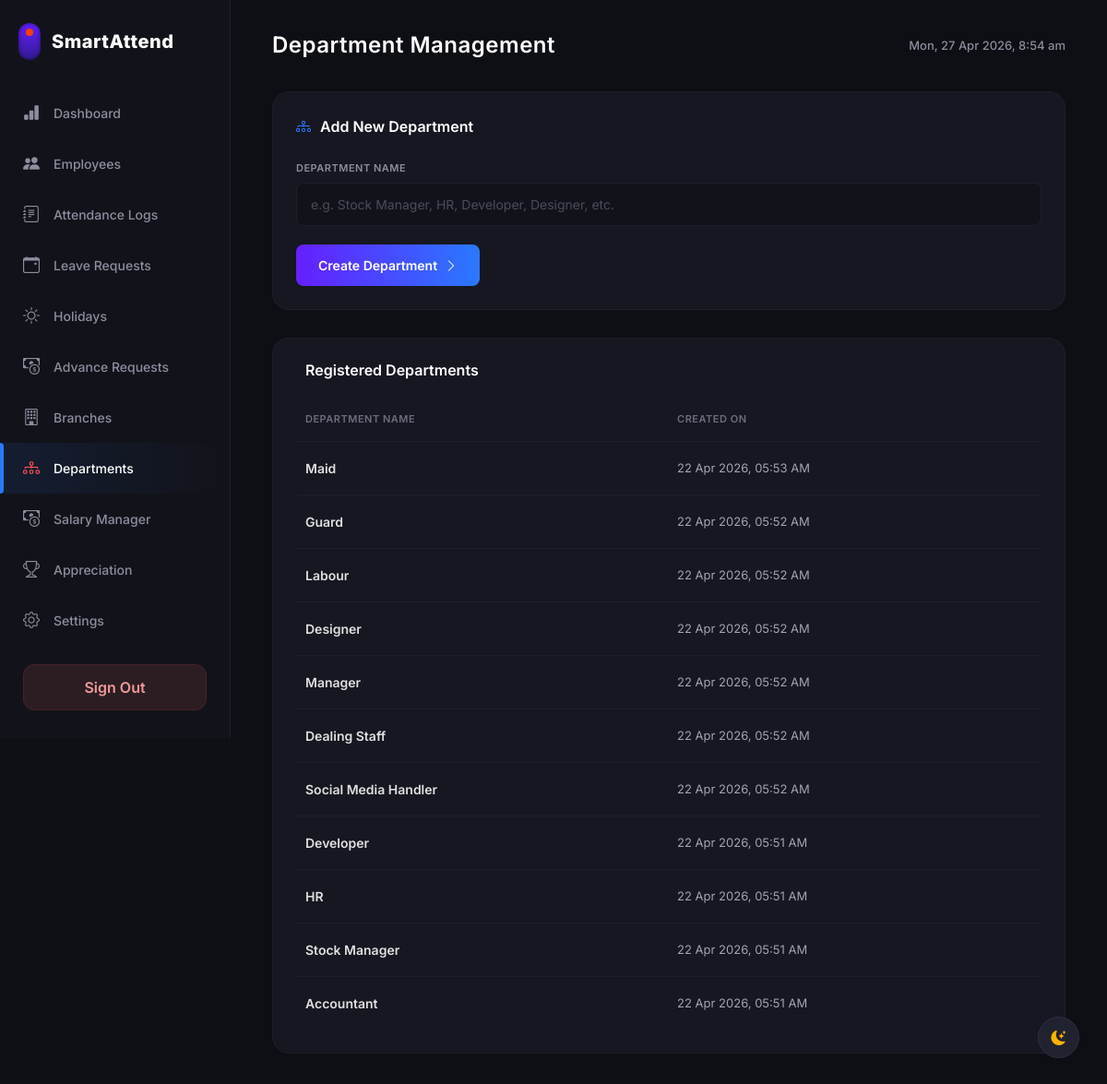
/admin_dashboard.php?page=departments (signed in), run on the app's committed database.
### tables this page shows
CREATE TABLE `departments` (
  `id` int(11) NOT NULL,
  `name` varchar(100) NOT NULL,
  `created_at` timestamp NOT NULL DEFAULT current_timestamp()
);

### admin_dashboard.php (the view, shortened to what the rows shown need)
<?php
require 'db.php';
$page = isset($_GET['page']) ? $_GET['page'] : 'dashboard';
$all_branches_global = [];
$b_res = $conn->query("SELECT id, name FROM branches ORDER BY name ASC");
if($b_res) while($br = $b_res->fetch_assoc()) $all_branches_global[] = $br;
$selected_branch = isset($_GET['branch_filter']) ? (int)$_GET['branch_filter'] : 0;
$branch_query = $selected_branch > 0 ? " AND branch_id = $selected_branch " : "";
$search_term = isset($_GET['search']) ? $conn->real_escape_string($_GET['search']) : '';
$search_query = "";
$users = [];
$res = $conn->query("SELECT * FROM users WHERE role IN ('Employee', 'HR') $branch_query $search_query ORDER BY name ASC");
if($res) {
    while($row = $res->fetch_assoc()) $users[] = $row;
}
$total_employees = count($users);
$attendance_data = [];
$present_today = count($attendance_data);
$late_today = 0;
$departments = [];
if ($page === 'departments') {
    $res = $conn->query("SELECT * FROM departments ORDER BY id DESC");
    if($res){
        while($row = $res->fetch_assoc()){
            $departments[] = $row;
        }
    }
}
$pending_leaves = [];
$res = $conn->query("SELECT lr.*, u.name as emp_name FROM leave_requests lr JOIN users u ON lr.user_id = u.id WHERE lr.status = 'Pending' ORDER BY lr.id DESC");
if($res) while($row = $res->fetch_assoc()) $pending_leaves[] = $row;
$pending_advances = [];
$res = $conn->query("SELECT ar.*, u.name as emp_name FROM advance_requests ar JOIN users u ON ar.user_id = u.id WHERE ar.status = 'Pending' ORDER BY ar.id DESC");
if($res) while($row = $res->fetch_assoc()) $pending_advances[] = $row;
$total_notifications = count($pending_leaves) + count($pending_advances);
?>
<!DOCTYPE html>
<html lang="en">
<head>
    <link href="https://cdn.jsdelivr.net/npm/bootstrap@5.3.2/dist/css/bootstrap.min.css" rel="stylesheet">
    <link rel="stylesheet" href="https://cdn.jsdelivr.net/npm/bootstrap-icons@1.11.1/font/bootstrap-icons.css">
</head>
<body>
    <div class="sidebar" id="mainSidebar">
        <div class="brand">
            <h1 class="brand-text">SmartAttend</h1>
        </div>
    </div>
    <div class="main-content">
        <?php if ($page === 'dashboard'): ?>
        <div class="top-header">
            <h2>Dashboard</h2>
            <div style="display: flex; align-items: center; gap: 20px;">
                <div class="notif-wrapper desktop-notif">
                    <button class="notif-btn" id="notifToggleDesktop">
                        <i class="bi bi-bell"></i>
                        <?php if($total_notifications > 0): ?>
                            <span class="notif-badge"><?= $total_notifications ?></span>
                        <?php endif; ?>
                    </button>
                    <div class="notif-dropdown" id="notifDropdownDesktop">
                        <div class="notif-header">
                            Notifications (<?= $total_notifications ?>)
                        </div>
                        <div class="notif-list">
                            <?php if($total_notifications == 0): ?>
                                <div style="padding: 30px; text-align: center; color: #6c6d7e; font-size: 13px;">No new requests.</div>
                            <?php else: ?>
                                <?php foreach($pending_leaves as $pl): ?>
                                    <a href="?page=leave_requests" class="notif-item">
                                        <div class="notif-icon" style="background: rgba(41, 121, 255, 0.1); color: #2979ff;">
                                            <i class="bi bi-calendar-event"></i>
                                        </div>
                                        <div class="notif-content">
                                            <div class="notif-title">Leave Request from <?= htmlspecialchars($pl['emp_name']) ?></div>
                                            <div class="notif-time"><?= date('d M, h:i A', strtotime($pl['created_at'])) ?></div>
                                        </div>
                                    </a>
                                <?php endforeach; ?>
                                <?php foreach($pending_advances as $pa): ?>
                                    <a href="?page=advance_requests" class="notif-item">
                                        <div class="notif-icon" style="background: rgba(0, 230, 118, 0.1); color: #00e676;">
                                            <i class="bi bi-cash-coin"></i>
                                        </div>
                                        <div class="notif-content">
                                            <div class="notif-title">Advance Request from <?= htmlspecialchars($pa['emp_name']) ?> (₹<?= number_format($pa['amount']) ?>)</div>
                                            <div class="notif-time"><?= date('d M, h:i A', strtotime($pa['created_at'])) ?></div>
                                        </div>
                                    </a>
                                <?php endforeach; ?>
                            <?php endif; ?>
                        </div>
                    </div>
                </div>
                <div class="header-date" id="topClock"></div>
            </div>
        </div>
        <div class="summary-cards">
            <div class="card-summary">
                <div class="card-title-sm">TOTAL EMPLOYEES</div>
                <div class="card-value val-blue"><?= $total_employees ?></div>
                <div class="card-subtext">Registered</div>
            </div>
            <div class="card-summary">
                <div class="card-title-sm">PRESENT TODAY</div>
                <div class="card-value val-green"><?= $present_today ?></div>
                <div class="card-subtext">Checked in</div>
            </div>
            <div class="card-summary">
                <div class="card-title-sm">LATE TODAY</div>
                <div class="card-value val-orange"><?= $late_today ?></div>
                <div class="card-subtext">After 09:30 AM</div>
            </div>
            <div class="card-summary">
                <div class="card-title-sm">TOTAL FINES</div>
                <?php
                $m_start = date('Y-m-01');
                $m_end = date('Y-m-t');
                $f_res = $conn->query("SELECT SUM(salary_deduction) as total FROM attendance WHERE date BETWEEN '$m_start' AND '$m_end'");
                $total_fines = $f_res->fetch_assoc()['total'] ?? 0;
                ?>
                <div class="card-value val-red">₹<?= number_format($total_fines) ?></div>
                <div class="card-subtext">This month (Global)</div>
            </div>
        </div>
        <div class="table-wrapper">
            <div class="table-header-flex">
                <div style="display: flex; align-items: center; gap: 20px;">
                    <h3>Today's Live Attendance</h3>
                    <form method="GET" style="margin: 0; display: flex; align-items: center; gap: 12px;">
                        <input type="hidden" name="page" value="dashboard">
                        <div style="position: relative; display: flex; align-items: center;">
                            <i class="bi bi-search" style="position: absolute; left: 12px; color: #8c8d9e; font-size: 13px;"></i>
                            <input type="text" name="search" value="<?= htmlspecialchars($search_term) ?>" placeholder="Search name, ID, role..."
                                style="background: rgba(255,255,255,0.05); border: 1px solid rgba(255,255,255,0.1); color: #fff; padding: 7px 12px 7px 35px; border-radius: 8px; font-size: 13px; outline: none; width: 220px; transition: border-color 0.2s;">
                        </div>
                        <select name="branch_filter" onchange="this.form.submit()" style="background: rgba(255, 255, 255, 0.6); border: 1px solid rgba(255,255,255,0.1); color: #000; padding: 7px 12px; border-radius: 8px; font-size: 13px; outline: none; cursor: pointer;">
                            <option value="0">All Branches</option>
                            <?php foreach($all_branches_global as $abg): ?>
                                <option value="<?= $abg['id'] ?>" <?= $selected_branch == $abg['id'] ? 'selected' : '' ?>><?= htmlspecialchars($abg['name']) ?></option>
                            <?php endforeach; ?>
                        </select>
                        <?php if($search_term != '' || $selected_branch > 0): ?>
                            <a href="?page=dashboard" style="color: #ff5252; font-size: 13px; text-decoration: none;"><i class="bi bi-x-circle"></i> Clear</a>
                        <?php endif; ?>
                    </form>
                </div>
                <div class="date" id="tableDate"></div>
            </div>
            <table class="app-table">
                <thead>
                    <tr>
                        <th>EMPLOYEE</th>
                        <th>ID</th>
                        <th>SELFIE</th>
                        <th>CHECK IN</th>
                        <th>CHECK OUT</th>
                        <th>BREAK</th>
                        <th>HOURS</th>
                        <th>STATUS</th>
                        <th>FINE</th>
                    </tr>
                </thead>
                <tbody>
                    <?php
                    foreach($users as $u):
                        $att = $attendance_data[$u['id']] ?? null;
                        $status_badge = '<span class="badge-absent">Absent</span>';
                        if ($att) {
                            $clr = $att['status'] == 'Present' ? '#00e676' : ($att['status'] == 'Half Day' ? '#ffb300' : '#ff5252');
                            $bg = $att['status'] == 'Present' ? 'rgba(0,230,118,0.1)' : ($att['status'] == 'Half Day' ? 'rgba(255,179,0,0.1)' : 'rgba(255,82,82,0.1)');
                            $status_badge = "<span style='color: $clr; background: $bg; padding: 4px 10px; border-radius: 20px; font-size: 11px; font-weight: 600;'>".$att['status']."</span>";
                        }
                    ?>
                    <tr>
                        <td>
                            <div style="display: flex; flex-direction: column;">
                                <span style="font-weight: 600; color: #fff;"><?= htmlspecialchars($u['name']) ?></span>
                                <span style="font-size: 11px; color: #8c8d9e;"><?= htmlspecialchars($u['designation'] ?: $u['role']) ?></span>
                            </div>
                        </td>
                        <td style="font-family: monospace; font-weight: 500;"><?= htmlspecialchars($u['emp_id'] ?: 'E-XXXX') ?></td>
                        <td>
                            <?php if($att && $att['check_in_selfie']): ?>
                                <i class="bi bi-camera-fill" style="color: #2979ff; cursor: pointer; font-size: 18px;" onclick="showSelfie('<?= $att['check_in_selfie'] ?>')"></i>
                            <?php else: ?>
                                <span class="text-dash">&mdash;</span>
                            <?php endif; ?>
                        </td>
                        <td style="color: #00e676; font-weight: 500;"><?= ($att && $att['check_in']) ? date('H:i', strtotime($att['check_in'])) : '&mdash;' ?></td>
                        <td style="color: #ff5252; font-weight: 500;"><?= ($att && $att['check_out']) ? date('H:i', strtotime($att['check_out'])) : '&mdash;' ?></td>
                        <td>
                            <?php if($att && $att['break_start']): ?>
                                <div style="font-size: 11px; color: #ffb300;">Start: <?= date('H:i', strtotime($att['break_start'])) ?></div>
                                <div style="font-size: 11px; color: #ffb300;">End: <?= $att['break_end'] ? date('H:i', strtotime($att['break_end'])) : 'Active' ?></div>
                            <?php else: ?>
                                <span class="text-dash">&mdash;</span>
                            <?php endif; ?>
                        </td>
                        <td><?= ($att && $att['working_hours']) ? round($att['working_hours'], 1) . 'h' : '&mdash;' ?></td>
                        <td><?= $status_badge ?></td>
                        <td style="color: #ff5252; font-weight: 600;"><?= ($att && $att['salary_deduction'] > 0) ? '₹' . number_format($att['salary_deduction']) : '&mdash;' ?></td>
                    </tr>
                    <?php
                    endforeach;
                    ?>
                </tbody>
            </table>
        </div>
        <?php elseif ($page === 'departments'): ?>
        <div class="top-header">
            <h2>Department Management</h2>
        </div>
        <div class="table-wrapper">
            <table class="app-table">
                <thead>
                    <tr>
                        <th>DEPARTMENT NAME</th>
                        <th>CREATED ON</th>
                    </tr>
                </thead>
                <tbody>
                    <?php if(empty($departments)): ?>
                    <tr><td colspan="2" style="text-align:center;">No departments added yet.</td></tr>
                    <?php else: foreach($departments as $d): ?>
                    <tr>
                        <td>
                            <div class="emp-name-block">
                                <span class="emp-name"><?= htmlspecialchars($d['name']) ?></span>
                            </div>
                        </td>
                        <td><?= date('d M Y, h:i A', strtotime($d['created_at'])) ?></td>
                    </tr>
                    <?php endforeach; endif; ?>
                </tbody>
            </table>
        </div>
        <?php endif; ?>
    </div>
</body>
</html>

### data on the page
departments: name "Maid", created_at "22 Apr 2026, 05:53 AM"
departments: name "Guard", created_at "22 Apr 2026, 05:52 AM"
departments: name "Labour", created_at "22 Apr 2026, 05:52 AM"
departments: name "Designer", created_at "22 Apr 2026, 05:52 AM"
departments: name "Manager", created_at "22 Apr 2026, 05:52 AM"
departments: name "Dealing Staff", created_at "22 Apr 2026, 05:52 AM"
departments: name "Social Media Handler", created_at "22 Apr 2026, 05:52 AM"
departments: name "Developer", created_at "22 Apr 2026, 05:51 AM"
departments: name "HR", created_at "22 Apr 2026, 05:51 AM"
departments: name "Stock Manager", created_at "22 Apr 2026, 05:51 AM"
departments: name "Accountant", created_at "22 Apr 2026, 05:51 AM"
